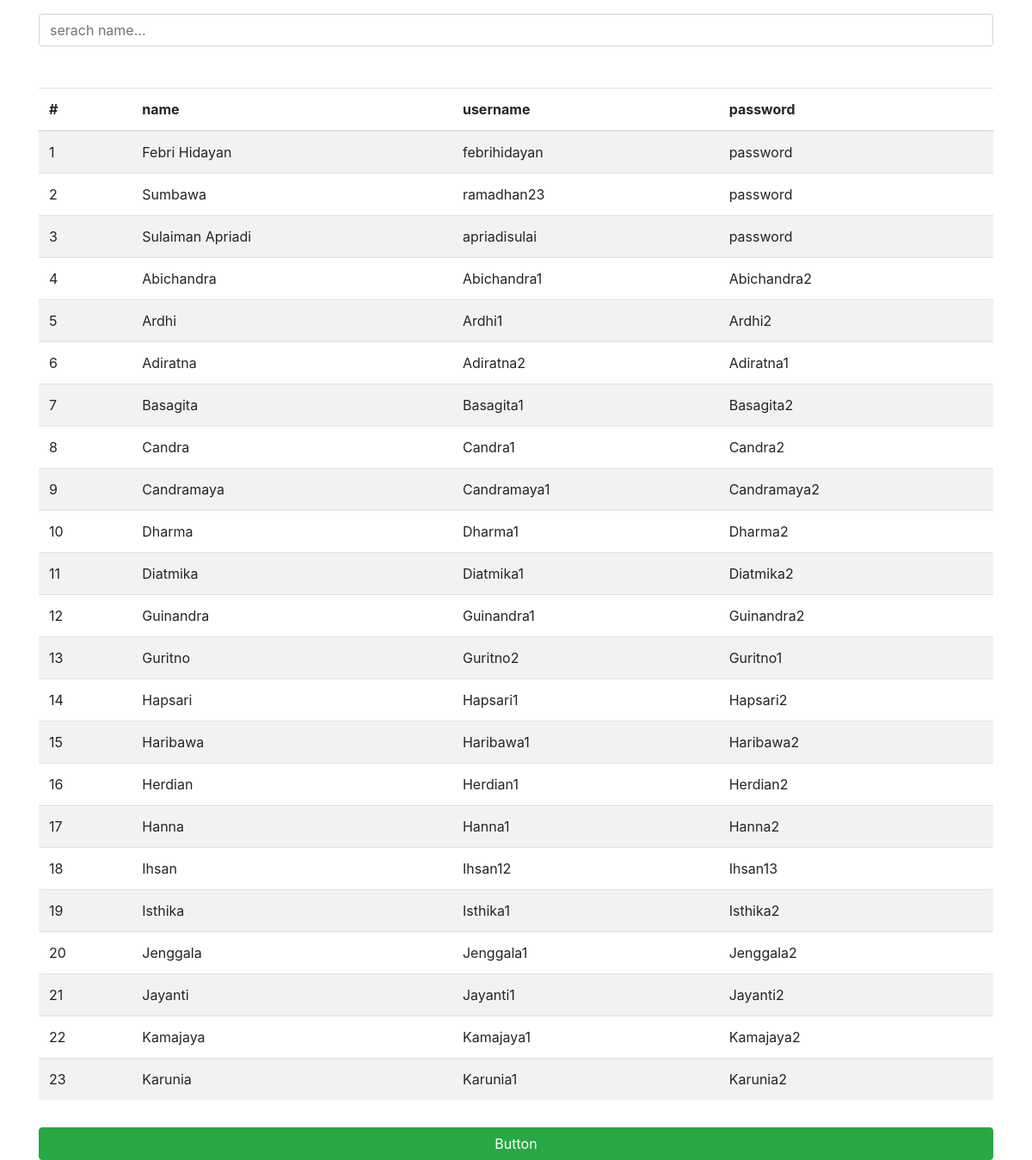
The page / on the database its author committed.
### tables this page shows
CREATE TABLE `user` (
  `id` int(11) NOT NULL,
  `name` varchar(50) NOT NULL,
  `username` varchar(50) NOT NULL,
  `password` varchar(50) NOT NULL
);

### index.php (the view, shortened to what this page needs)
<!DOCTYPE html>
<html lang="en">
<head>
    <link rel="stylesheet" href="https://cdnjs.cloudflare.com/ajax/libs/twitter-bootstrap/4.5.3/css/bootstrap.min.css">
</head>
<body>
<div class="container">
        <input type="text" id="search" class="form-control mt-3 mb-5" placeholder="serach name...">
        <div class="table-responsive">
            <table class="table table-striped table-hover">
                <thead>
                    <tr>
                        <th>#</th>
                        <th>name</th>
                        <th>username</th>
                        <th>password</th>
                    </tr>
                </thead>
                <tbody id="tampil">
                    <?php
                    require_once 'koneksi.php';
                    $no = 1;
                    $query = mysqli_query($conn, "SELECT * FROM user");
                    while ($row = mysqli_fetch_object($query)) {
                    ?>
                        <tr>
                            <td><?= $no++; ?></td>
                            <td><?= $row->name; ?></td>
                            <td><?= $row->username; ?></td>
                            <td><?= $row->password; ?></td>
                        </tr>
                    <?php } ?>
                </tbody>
            </table>
        </div>
        <a href="https://github.com/ramadhantaufiq" class="btn btn-success mt-3 btn-block" target="_blank" rel="noopener noreferrer">Button</a>
    </div>
</body>
</html>

### rows shown on the page
user: name "Febri Hidayan", username "febrihidayan", password "password"
user: name "Sumbawa", username "ramadhan23", password "password"
user: name "Sulaiman Apriadi", username "apriadisulai", password "password"
user: name "Abichandra", username "Abichandra1", password "Abichandra2"
user: name "Ardhi", username "Ardhi1", password "Ardhi2"
user: name "Adiratna", username "Adiratna2", password "Adiratna1"
user: name "Basagita", username "Basagita1", password "Basagita2"
user: name "Candra", username "Candra1", password "Candra2"
user: name "Candramaya", username "Candramaya1", password "Candramaya2"
user: name "Dharma", username "Dharma1", password "Dharma2"
user: name "Diatmika", username "Diatmika1", password "Diatmika2"
user: name "Guinandra", username "Guinandra1", password "Guinandra2"
user: name "Guritno", username "Guritno2", password "Guritno1"
user: name "Hapsari", username "Hapsari1", password "Hapsari2"
user: name "Haribawa", username "Haribawa1", password "Haribawa2"
user: name "Herdian", username "Herdian1", password "Herdian2"
user: name "Hanna", username "Hanna1", password "Hanna2"
user: name "Ihsan", username "Ihsan12", password "Ihsan13"
user: name "Isthika", username "Isthika1", password "Isthika2"
user: name "Jenggala", username "Jenggala1", password "Jenggala2"
user: name "Jayanti", username "Jayanti1", password "Jayanti2"
user: name "Kamajaya", username "Kamajaya1", password "Kamajaya2"
user: name "Karunia", username "Karunia1", password "Karunia2"
